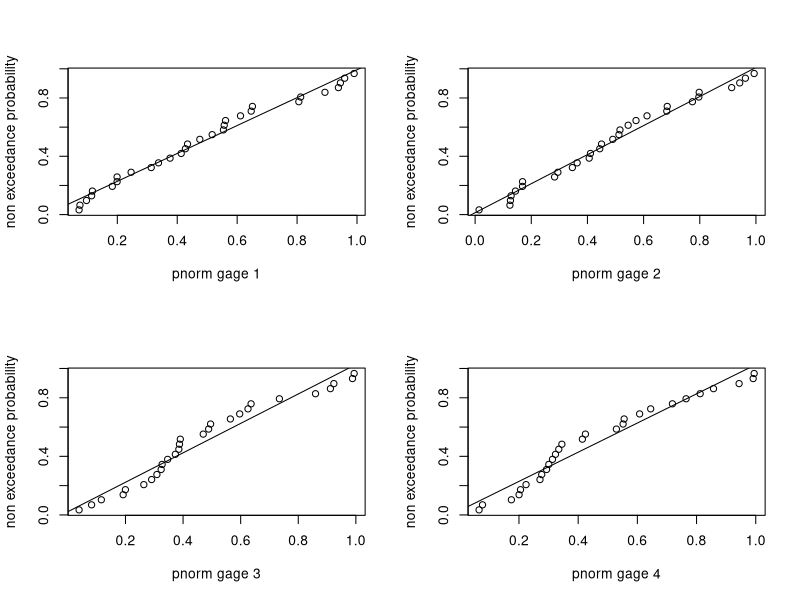
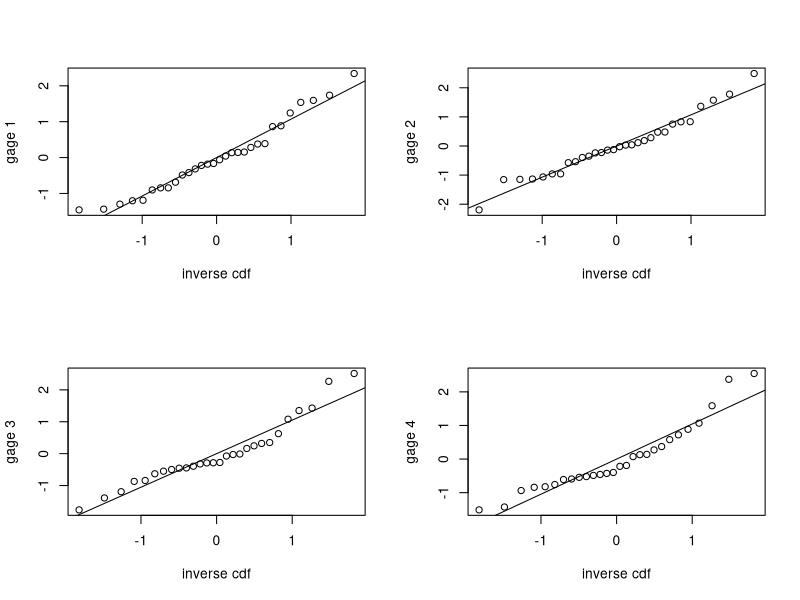
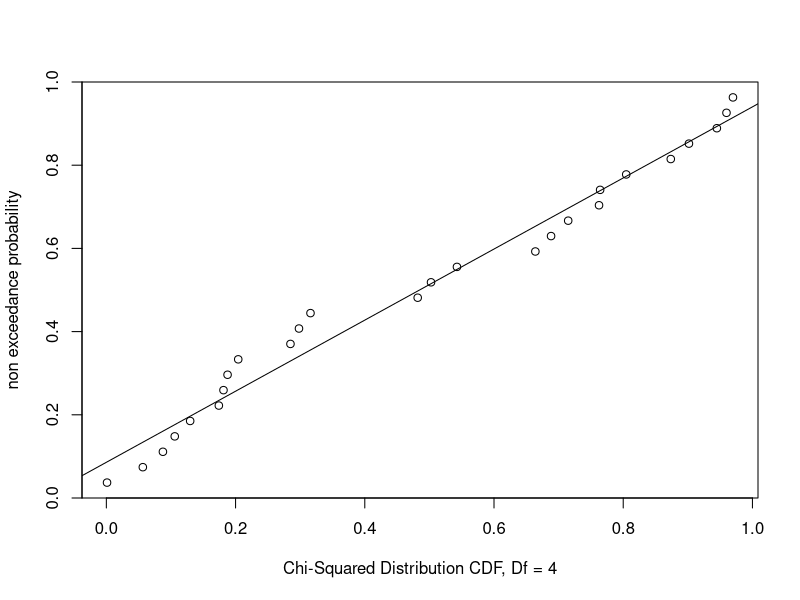
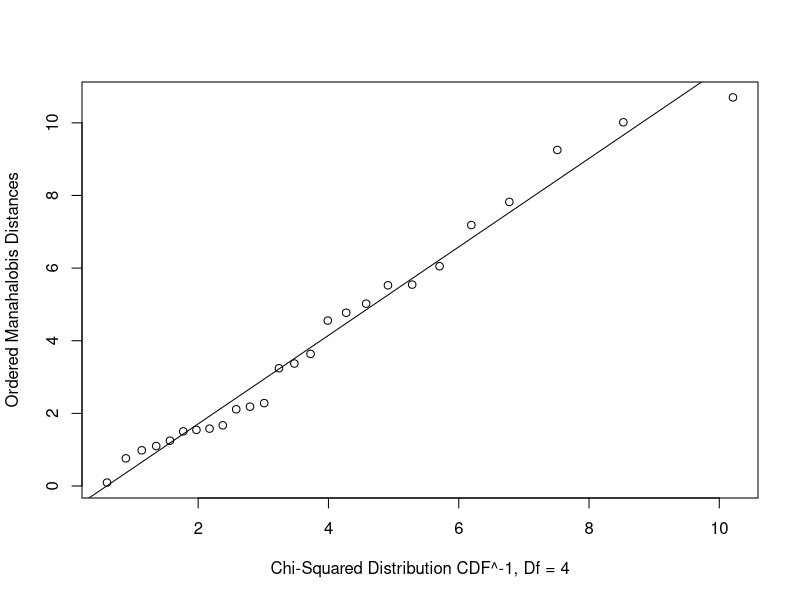
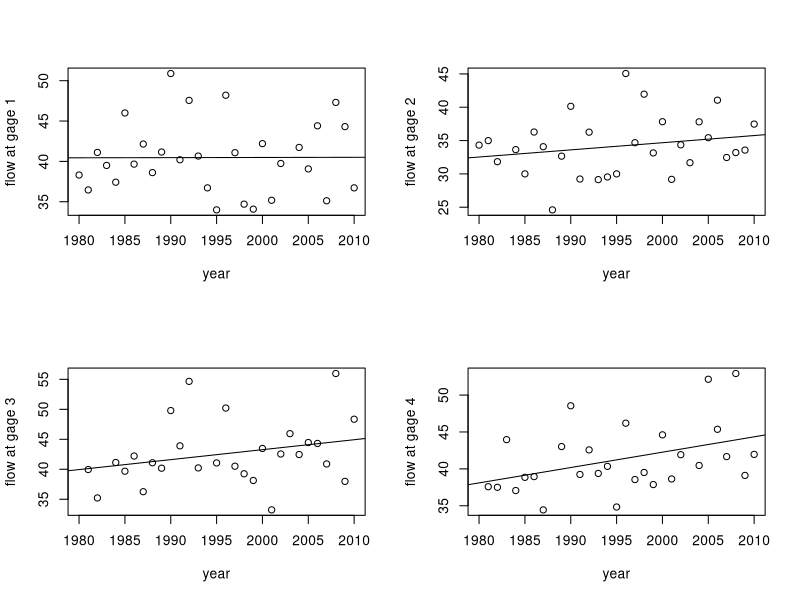

These figures' R source, in order:
setwd("~/r/bee6300/hw3")
#read in files
prcp <- read.csv('Ontario.prcp.csv',header=F)
#standardize and center data without disrupting dates
prcp.std <- apply(prcp[,c('V2', 'V3', 'V4', 'V5')], 2, function(x){scale(x)[,1]})
dates <-prcp[,1]
#prcp.std <- cbind(dates,prcp.std)
#plot probability plot of non-exceedence probability for each gage against
#normal distribution cdf
par(mfrow = c(2,2))
for (i in 1:4) {
  n <- length(prcp.std[,i][!is.na(prcp.std[,i])])
  probs <- sort(pnorm(prcp.std[,i],mean=0, sd=1))
  non_exceed <- c(1:n)/(n+1)
  plot(probs, non_exceed, xlab = paste("pnorm gage",as.character(i)), ylab = "non exceedance probability")
  abline(lm(non_exceed~probs))
}
#plot quantile plot of each gage against normal distribution inverse cdf
for (j in 1:4) {
  n <- length(prcp.std[,j][!is.na(prcp.std[,j])])
  non_exceed <- c(1:n)/(n+1)
  gage <- sort(prcp.std[,j][!is.na(prcp.std[,j])])
  quantile <- sort(qnorm(non_exceed,mean=0, sd=1))
  plot(quantile, gage, ylab = paste("gage",as.character(j)), xlab = "inverse cdf")
  abline(lm(gage~quantile))
} 
#create correlation matrix for gage data
S <- cor(prcp.std, use = "pairwise.complete")
mean_vect <- c(mean(prcp.std[,1], na.rm=TRUE),mean(prcp.std[,2], na.rm=TRUE)
               ,mean(prcp.std[,3], na.rm=TRUE) ,mean(prcp.std[,4], na.rm=TRUE))
#calculate Manahalobis distances between each observation and mean vector
D.sq <- vector (length = 31)
for (i in 1:31) {
  D.sq[i] <- t(prcp.std[i,]-mean_vect)%*%(solve(S))%*%(prcp.std[i,]-mean_vect)
}
#plot probability plot of Manahalobis against Chi-Squared distribution (df=4)
par(mfrow=c(1,1))
n <-26
non_exceed <- c(1:n)/(n+1)
chi.prob<- sort(pchisq(D.sq,4))
plot(chi.prob, non_exceed, ylab = "non exceedance probability", xlab = "Chi-Squared Distribution CDF, Df = 4")
abline(lm(non_exceed~chi.prob))
#plot quantile plot of Manahalobis against Chi-Squared distribution (df=4)
chi.quant<- sort(qchisq(non_exceed,4))
D.sq.nona <- sort(D.sq[!is.na(D.sq)])
plot(chi.quant, D.sq.nona, ylab = "Ordered Manahalobis Distances", xlab = "Chi-Squared Distribution CDF^-1, Df = 4")
abline(lm(D.sq.nona~chi.quant))
#imputate data
#find NA indices 
na.index <- which(is.na(prcp.std))
na.ind <- (which(is.na(prcp.std), arr.ind = T))
na.ind <- data.frame(na.ind)
unknowns <- na.ind[order(na.ind$row),]
#row 1, two unknowns at columns 3,4
S11 <- S[c(1,2),c(1,2)]
S11
S21 <- S[c(3,4),c(1,2)]
S21
est <- S21%*%solve(S11)%*%(c(prcp.std[1,1],prcp.std[1,2]))
#descale 
sd3 <- sd(prcp$V4, na.rm = T)
mean3 <-mean(prcp$V4, na.rm = T )
sd4 <- sd(prcp$V5, na.rm = T)
mean4 <-mean(prcp$V5, na.rm = T )
descaled <- c(est[1]*sd3+mean3 , est[2]*sd4+mean4)
descaled
#row 4, two unkowns at columns 2,3
S11 <- S[c(1,4),c(1,4)]
S11
S21 <- S[c(2,3),c(1,4)]
S21
est <- S21%*%solve(S11)%*%(c(prcp.std[4,1],prcp.std[4,4]))
#descale 
sd2 <- sd(prcp$V3, na.rm = T)
mean2 <-mean(prcp$V3, na.rm = T )
sd3 <- sd(prcp$V4, na.rm = T)
mean3 <-mean(prcp$V4, na.rm = T )
descaled <- c(est[1]*sd2+mean2 , est[2]*sd3+mean3)
descaled
#row 9, one unknown at column 4
S11 <- S[c(1,2,3),c(1,2,3)]
S11
S21 <- S[c(4),c(1,2,3)]
S21
est <- S21%*%solve(S11)%*%(c(prcp.std[9,1:3]))
#descale 
sd4 <- sd(prcp$V5, na.rm = T)
mean4 <-mean(prcp$V5, na.rm = T )
descaled <- c(est[1]*sd4+mean4)
descaled
#row 15, one unknown at column 3
S11 <- S[c(1,2,4),c(1,2,4)]
S11
S21 <- S[c(3),c(1,2,4)]
S21
est <- S21%*%solve(S11)%*%(c(prcp.std[15,1:2],prcp.std[15,4]))
#descale 
sd3 <- sd(prcp$V4, na.rm = T)
mean3 <-mean(prcp$V4, na.rm = T )
descaled <- c(est[1]*sd3+mean3)
descaled
#row 24, two unknowns at columns 1,4
S11 <- S[c(2,3),c(2,3)]
S11
S21 <- S[c(1,4),c(2,3)]
S21
est <- S21%*%solve(S11)%*%(c(prcp.std[24,2],prcp.std[24,3]))
#descale 
sd1 <- sd(prcp$V2, na.rm = T)
mean1 <-mean(prcp$V2, na.rm = T )
sd4 <- sd(prcp$V5, na.rm = T)
mean4 <-mean(prcp$V5, na.rm = T )
descaled <- c(est[1]*sd1+mean1 , est[2]*sd4+mean4)
descaled
#plot raw data for each gage over time
par(mfrow = c(2,2))
for (i in 2:5) {
  gage <- prcp[,i]
  plot(prcp[,1],gage, ylab = paste("flow at gage",as.character(i-1)), xlab = "year")
  abline(lm(prcp[,i] ~ prcp[,1]))
}
#run linear regressions for each gage against time
lin_reg1 <- lm(prcp[,2] ~ prcp[,1])
lin_reg1
summary(lin_reg1)
lin_reg2 <- lm(prcp[,3] ~ prcp[,1])
lin_reg2
summary(lin_reg2)
lin_reg3 <- lm(prcp[,4] ~ prcp[,1])
lin_reg3
summary(lin_reg3)
lin_reg4 <- lm(prcp[,5] ~ prcp[,1])
lin_reg4
summary(lin_reg4)
#partition data into 1980-1994 and 1995-2010 segments
pre94 <- prcp[1:15,2:5]
post95 <-prcp[16:31,2:5]
#calculate multivariate means
pre94_means <- colMeans(pre94[,], na.rm = T, dims = 1)
post95_means <- colMeans(post95[,], na.rm = T, dims = 1)
#calculate covariance matrix
pre94_S <- cov(pre94, use = "pairwise.complete")
post95_S <- cov(post95, use = "pairwise.complete")
#estimate pooled covariance matrix 
n1 <- nrow(pre94)
n2 <- nrow(post95)
n <- n1+n2
S_pool <- (((n1-1)/(n-2))*pre94_S+((n2-1)/(n-2))*post95_S)/(n)
#Calculate Hoteling T-statistic 
ht_stat <- t(pre94_means-post95_means)%*%solve(S_pool)%*%(pre94_means-post95_means)
ht_stat
#Calculate F-stat
k <- 4
df2 <- n-k-1
alpha <- 0.05 
f_stat <- df2*ht_stat/((n-2)*k)
f_stat
#Calculate critical level in F distribution
crit <- qf(1-alpha,k,df2)
crit